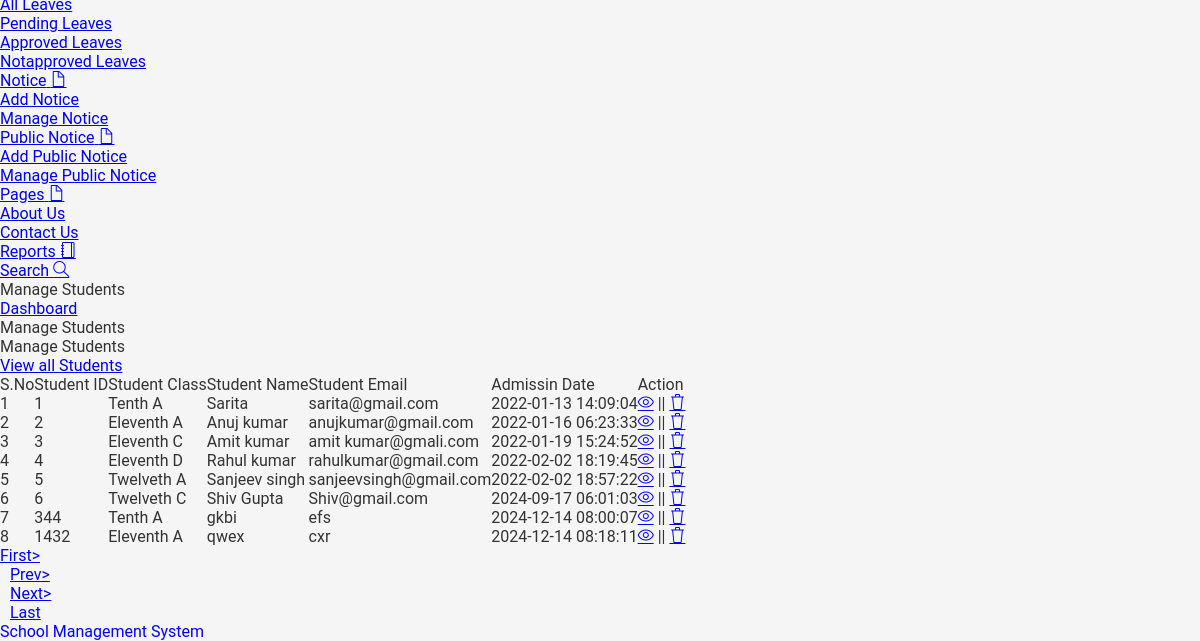
The app's page /studentms/admin/manage-students.php (signed in, lower part), older data.
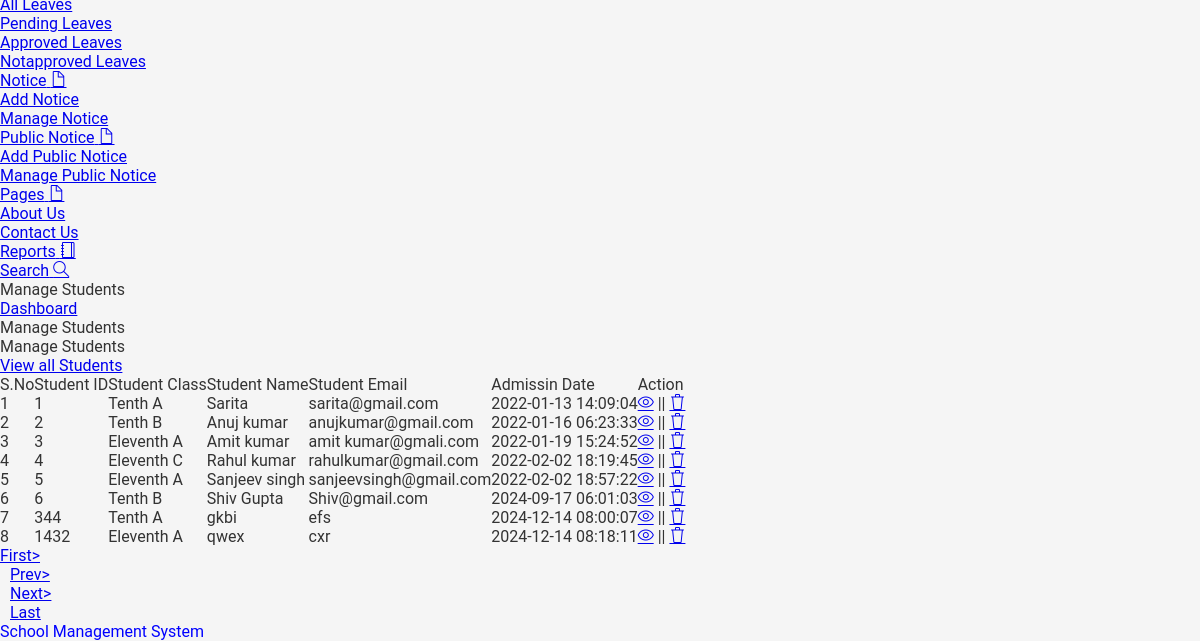
The same page, newer data.
### tables this page shows
CREATE TABLE IF NOT EXISTS `tblstudent` (
  `StudentId` int NOT NULL AUTO_INCREMENT,
  `StudentName` varchar(200) DEFAULT NULL,
  `StudentEmail` varchar(200) DEFAULT NULL,
  `RollId` varchar(100) DEFAULT NULL,
  `ClassId` int NOT NULL,
  `Gender` varchar(50) DEFAULT NULL,
  `DOB` date DEFAULT NULL,
  `StuID` varchar(200) DEFAULT NULL,
  `FatherName` mediumtext,
  `MotherName` mediumtext,
  `ContactNumber` bigint DEFAULT NULL,
  `AltenateNumber` bigint DEFAULT NULL,
  `Address` mediumtext,
  `UserName` varchar(200) DEFAULT NULL,
  `Password` varchar(200) DEFAULT NULL,
  `Image` varchar(200) DEFAULT NULL,
  `RegDate` timestamp NOT NULL DEFAULT CURRENT_TIMESTAMP,
  `DateofAdmission` timestamp NULL DEFAULT CURRENT_TIMESTAMP,
  `Status` int DEFAULT NULL,
  PRIMARY KEY (`StudentId`)
);

CREATE TABLE IF NOT EXISTS `tblclass` (
  `id` int NOT NULL AUTO_INCREMENT,
  `ClassName` varchar(50) DEFAULT NULL,
  `ClassNameNumeric` int DEFAULT NULL,
  `Section` varchar(20) DEFAULT NULL,
  `CreationDate` timestamp NULL DEFAULT CURRENT_TIMESTAMP,
  PRIMARY KEY (`id`)
);

### studentms/admin/manage-students.php (the view, shortened to what the changed rows need)
<?php
include('includes/dbconnection.php');
if (strlen($_SESSION['sturecmsaid']==0)) {
  header('location:logout.php');
  } else{
?>
<!DOCTYPE html>
<html lang="en">
  <head>
    <link rel="stylesheet" href="vendors/simple-line-icons/css/simple-line-icons.css">
    <link rel="stylesheet" href="vendors/flag-icon-css/css/flag-icon.min.css">
    <link rel="stylesheet" href="vendors/css/vendor.bundle.base.css">
    <link rel="stylesheet" href="./vendors/daterangepicker/daterangepicker.css">
    <link rel="stylesheet" href="./vendors/chartist/chartist.min.css">
    <link rel="stylesheet" href="./css/style.css">
  </head>
  <body>
    <div class="container-scroller">
      <div class="container-fluid page-body-wrapper">
        <div class="main-panel">
          <div class="content-wrapper">
            <div class="row">
              <div class="col-md-12 grid-margin stretch-card">
                <div class="card">
                  <div class="card-body">
                    <div class="table-responsive border rounded p-1">
                      <table class="table">
                        <thead>
                          <tr>
                            <th class="font-weight-bold">S.No</th>
                            <th class="font-weight-bold">Student ID</th>
                            <th class="font-weight-bold">Student Class</th>
                            <th class="font-weight-bold">Student Name</th>
                            <th class="font-weight-bold">Student Email</th>
                            <th class="font-weight-bold">Admissin Date</th>
                            <th class="font-weight-bold">Action</th>
                          </tr>
                        </thead>
                        <tbody>
                           <?php
                            if (isset($_GET['pageno'])) {
            $pageno = $_GET['pageno'];
        } else {
            $pageno = 1;
        }
        $no_of_records_per_page = 15;
        $offset = ($pageno-1) * $no_of_records_per_page;
$sql="SELECT tblstudent.StuID,tblstudent.	StudentId  as sid,tblstudent.StudentName,tblstudent.StudentEmail,tblstudent.DateofAdmission,tblclass.ClassName,tblclass.Section from tblstudent join tblclass on tblclass.id=tblstudent.ClassId LIMIT $offset, $no_of_records_per_page";
$query = $dbh -> prepare($sql);
$query->execute();
$results=$query->fetchAll(PDO::FETCH_OBJ);
$cnt=1;
if($query->rowCount() > 0)
{
foreach($results as $row)
{               ?>
                          <tr>
                            <td><?php echo htmlentities($cnt);?></td>
                            <td><?php  echo htmlentities($row->StuID);?></td>
                            <td><?php  echo htmlentities($row->ClassName);?> <?php  echo htmlentities($row->Section);?></td>
                            <td><?php  echo htmlentities($row->StudentName);?></td>
                            <td><?php  echo htmlentities($row->StudentEmail);?></td>
                            <td><?php  echo htmlentities($row->DateofAdmission);?></td>
                            <td>
                              <div><a href="edit-student-detail.php?editid=<?php echo htmlentities ($row->sid);?>"><i class="icon-eye"></i></a>
                                                || <a href="manage-students.php?delid=<?php echo ($row->sid);?>" onclick="return confirm('Do you really want to Delete ?');"> <i class="icon-trash"></i></a></div>
                            </td>
                          </tr><?php $cnt=$cnt+1;}} ?>
                        </tbody>
                      </table>
                    </div>
                  </div>
                </div>
              </div>
            </div>
          </div>
        </div>
      </div>
    </div>
  </body>
</html><?php }  ?>

Row changes from the older to the newer data that the page shows:
changed tblstudent "Anuj kumar": ClassId.ClassName "Eleventh" → "Tenth"; ClassId.Section "A" → "B"
changed tblstudent "Amit kumar": ClassId.Section "C" → "A"
changed tblstudent "Rahul kumar": ClassId.Section "D" → "C"
changed tblstudent "Sanjeev singh": ClassId.ClassName "Twelveth" → "Eleventh"
changed tblstudent "Shiv Gupta": ClassId.ClassName "Twelveth" → "Tenth"; ClassId.Section "C" → "B"
